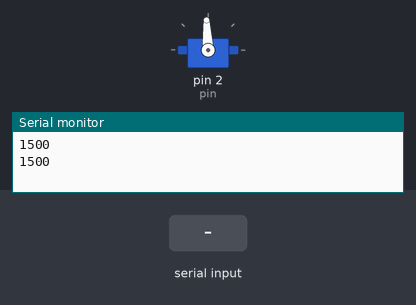
A sketch run on a simulated Arduino Uno, built with avr-gcc and run on an emulated ATmega328P. On the bench: servo, the last lines printed to the serial monitor. The test bench sets the inputs (shaded band).

Above: at 2.2 s.
2.3 s: "90,45\n" received over Serial
At 3.8 s:
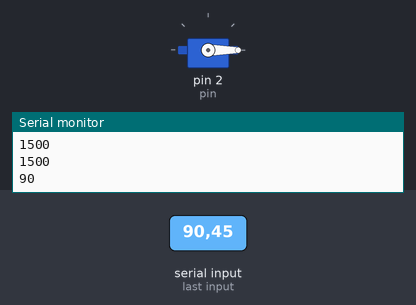
Timing chart, 0 to 7.5 s (numbered marks = the images above; inputs shaded):
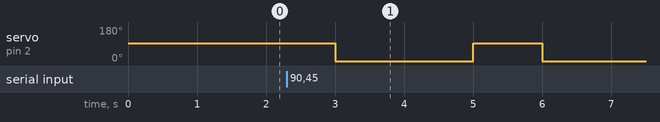

The sketch:

motor_test.ino.ino
```cpp
#include <Servo.h>

Servo servo;
int power = 1500;
int pin = 2;

void setup() {
  Serial.begin(9600);
  servo.attach(pin);
  servo.writeMicroseconds(1500);
  delay(1000);

}

void loop() {
  if(Serial.available() > 0) {
    power = Serial.parseInt();
  }
  Serial.println(power, DEC);
  servo.writeMicroseconds(power);
  delay(1000);
  servo.writeMicroseconds(1500);

}
```

Measured:
- after the input at 2.3 s, servo on pin 2 (pin): 93° → 0° after 0.70 s, → 93° 2.0 s later, → 0° 1.0 s later
